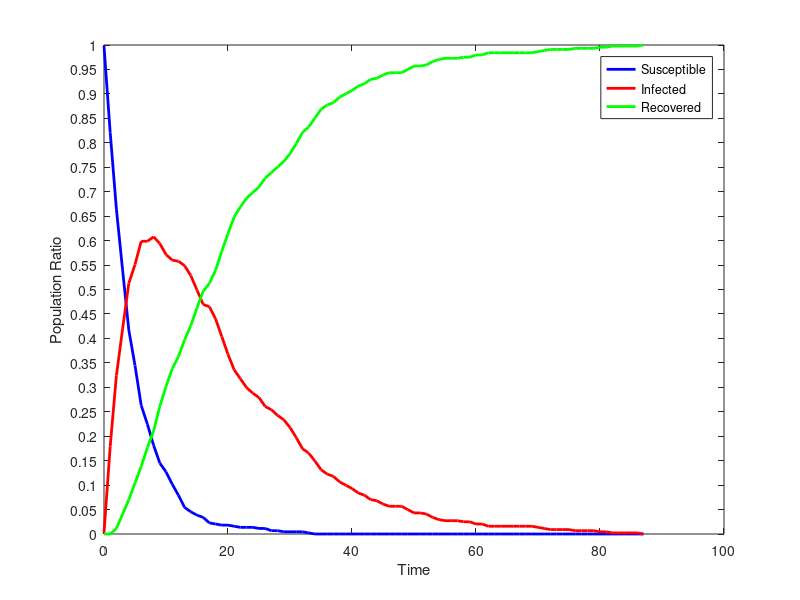

This chart was generated by the following MATLAB code:
dynamics = [
440,1,0;
362,79,0;
293,143,5;
238,185,18;
184,226,31;
152,243,46;
116,264,61;
99,264,78;
80,268,93;
64,262,115;
56,252,133;
45,247,149;
35,246,160;
24,242,175;
20,233,188;
17,220,204;
15,207,219;
10,205,226;
9,194,238;
8,178,255;
8,162,271;
7,148,286;
6,140,295;
6,132,303;
6,127,308;
5,123,313;
5,115,321;
3,112,326;
3,107,331;
2,103,336;
2,96,343;
2,87,352;
2,77,362;
1,73,367;
0,66,375;
0,58,383;
0,54,387;
0,52,389;
0,47,394;
0,44,397;
0,41,400;
0,37,404;
0,35,406;
0,31,410;
0,30,411;
0,27,414;
0,25,416;
0,25,416;
0,25,416;
0,22,419;
0,19,422;
0,19,422;
0,18,423;
0,15,426;
0,13,428;
0,12,429;
0,12,429;
0,12,429;
0,11,430;
0,11,430;
0,9,432;
0,9,432;
0,7,434;
0,7,434;
0,7,434;
0,7,434;
0,7,434;
0,7,434;
0,7,434;
0,7,434;
0,6,435;
0,5,436;
0,4,437;
0,4,437;
0,4,437;
0,4,437;
0,3,438;
0,3,438;
0,3,438;
0,3,438;
0,2,439;
0,2,439;
0,1,440;
0,1,440;
0,1,440;
0,1,440;
0,1,440;
0,0,441;
];
susceptible = dynamics (:, 1);
infected = dynamics (:, 2);
recovered = dynamics (:, 3);
totalPopulation = susceptible(1) + infected(1) + recovered(1);
susceptibleRatio = susceptible ./ totalPopulation;
infectedRatio = infected ./ totalPopulation;
recoveredRatio = recovered ./ totalPopulation;
steps = length (susceptible);
indices = 0 : steps - 1;
figure
plot (indices, susceptibleRatio.', 'color', 'blue', 'linewidth', 2);
hold on
plot (indices, infectedRatio.', 'color', 'red', 'linewidth', 2);
hold on
plot (indices, recoveredRatio.', 'color', 'green', 'linewidth', 2);
set(gca,'YTick',0:0.05:1.0);
xlabel ('Time');
ylabel ('Population Ratio');
legend('Susceptible','Infected', 'Recovered');
